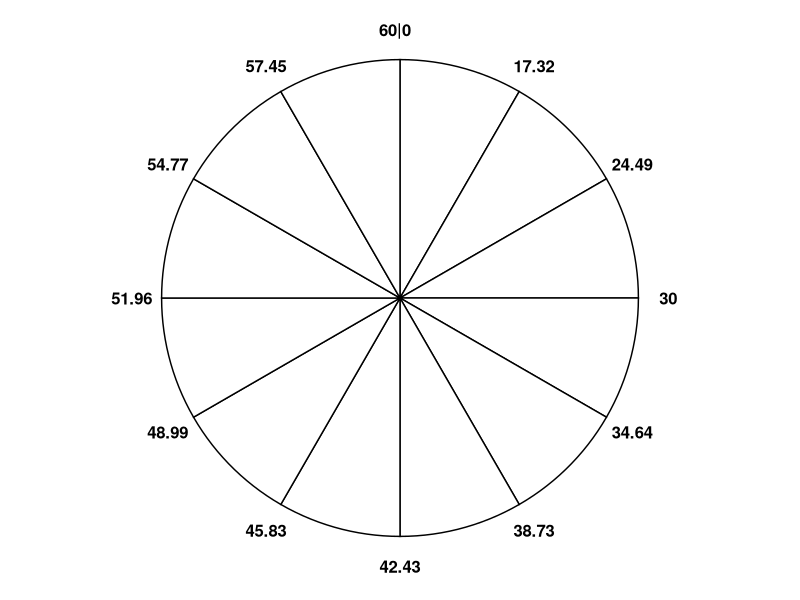
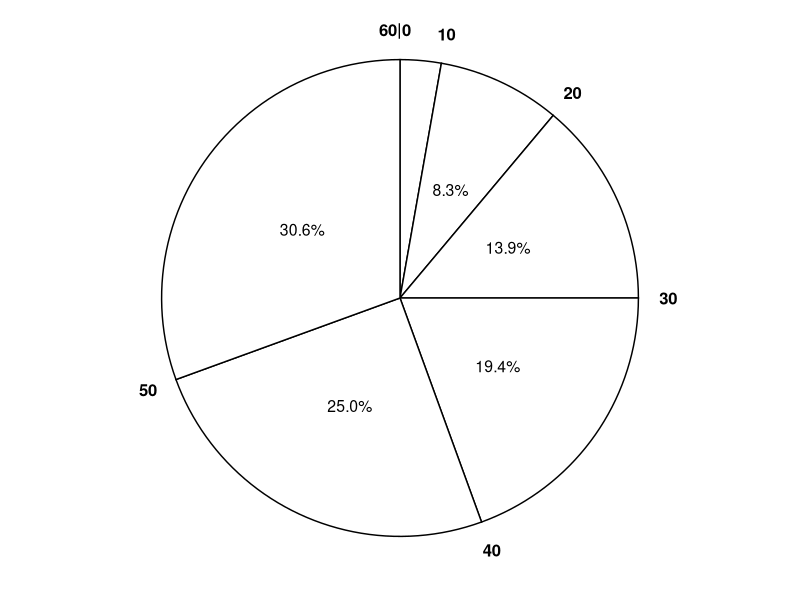

Write the R code that produced these figures, in order.
## ---- chunk 1
#| label: fig-meeting-nonuniform-spinner
#| echo: false
#| warning: false
#| fig-cap: "The same spinner is displayed on both sides, with different features highlighted on the left and right. Only selected rounded values are displayed, but in the idealized model the spinner is infinitely precise so that any value between 0 and 60 is possible. Notice that the values on the axis are *not* evenly spaced."
#| fig-subcap: 
#|   - "Divided into equal area sectors"
#|   - "Spinner axis marked in increments of 10 minutes"
#| layout-ncol: 3

library(tidyverse)
library(scales)

n = 12

xp <- data.frame(
  x = (0:(n-1))/n,
  p = rep(1/n, n)
  )

cdf = c(0, cumsum(xp$p))

plotp = (cdf[-1] + cdf[-length(cdf)]) / 2
  
spinner1 <- ggplot(xp, aes(x="", y=p, fill=x))+
  geom_bar(width = 1, stat = "identity", color="black", fill="white") + 
  coord_polar("y", start=0) +
  theme_void() +
  # plot the possible values on the outside
  scale_y_continuous(breaks = xp$x, minor_breaks = (0:99)/100, labels=c("60|0  ", round(60 * sqrt((1:(n-1))/n), 2))) +
  theme(axis.text.x=element_text(size=12, face="bold"))

spinner1


xr = seq(10, 60, 10)
xl = seq(0, 50, 10)

p = (xr / 60) ^ 2 - (xl / 60) ^ 2

xp <- data.frame(xr, p)

cdf = c(0, cumsum(xp$p))



plotp = (cdf[-1] + cdf[-length(cdf)]) / 2
  
spinner2 <- ggplot(xp, aes(x="", y=p, fill=xr))+
  geom_bar(width = 1, stat = "identity", color="black", fill="white", linetype=1) + 
  coord_polar("y", start=0) +
  # coord_curvedpolar("y", start = 0) +
  theme_void() +
  # plot the possible values on the outside
  scale_y_continuous(breaks = cdf[-c(length(cdf))], labels=c("60|0  ", 10, 20, 30, 40, 50)) +
  theme(axis.text.x=element_text(angle = 0, size=12, face = "bold")) +
    geom_text(aes(y = plotp,
                label = percent(p, accuracy = 0.1)), size=4, color=c(NA, rep("black",5)))

spinner2
